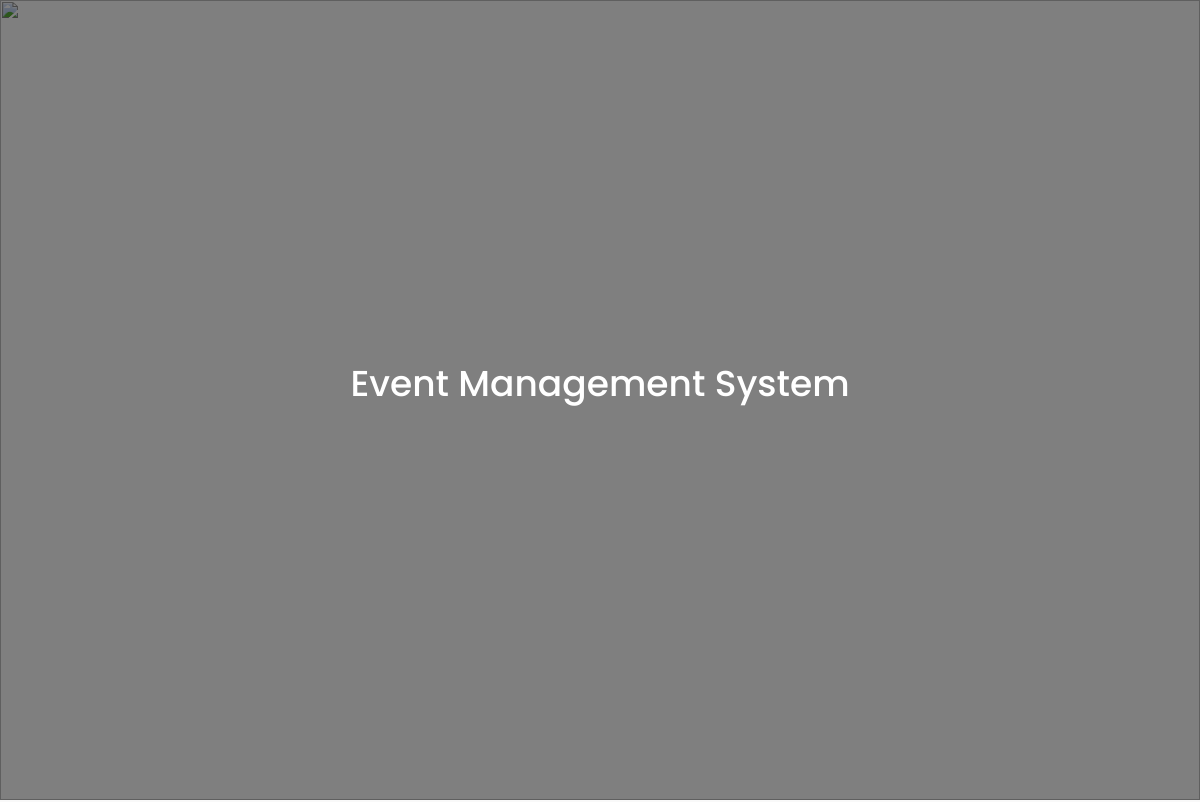
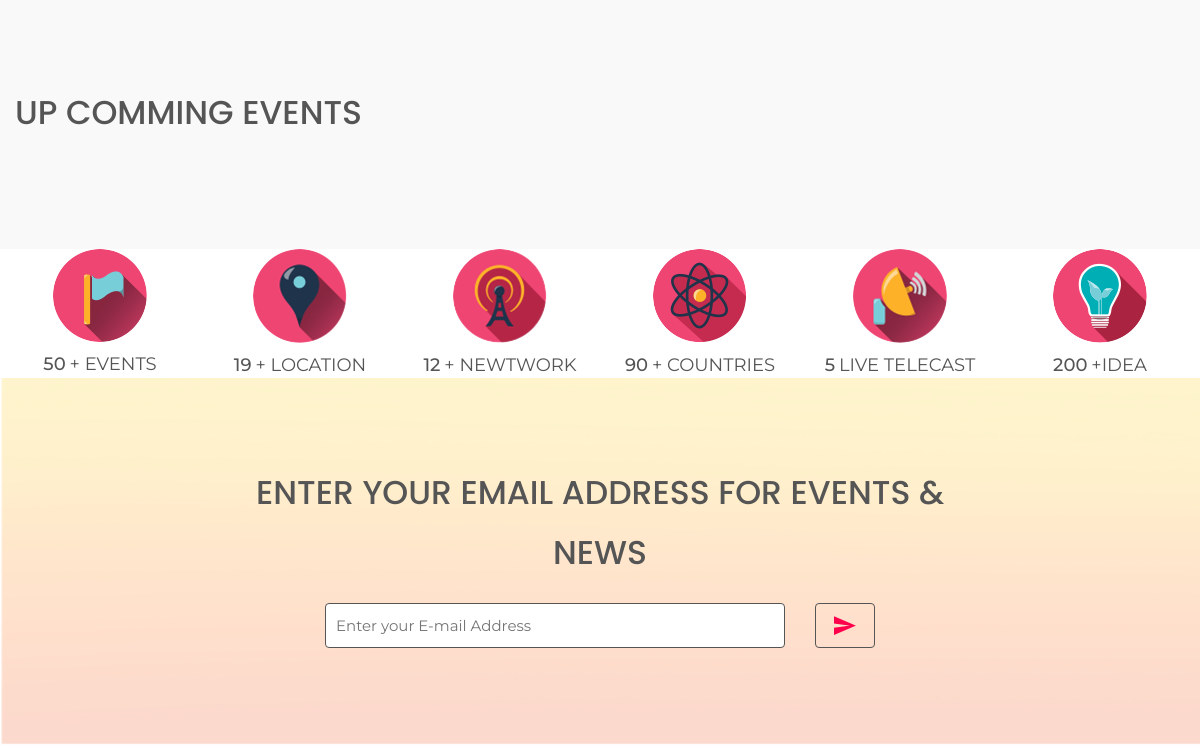
Before: / with the older database file (2 pictures, top to bottom).
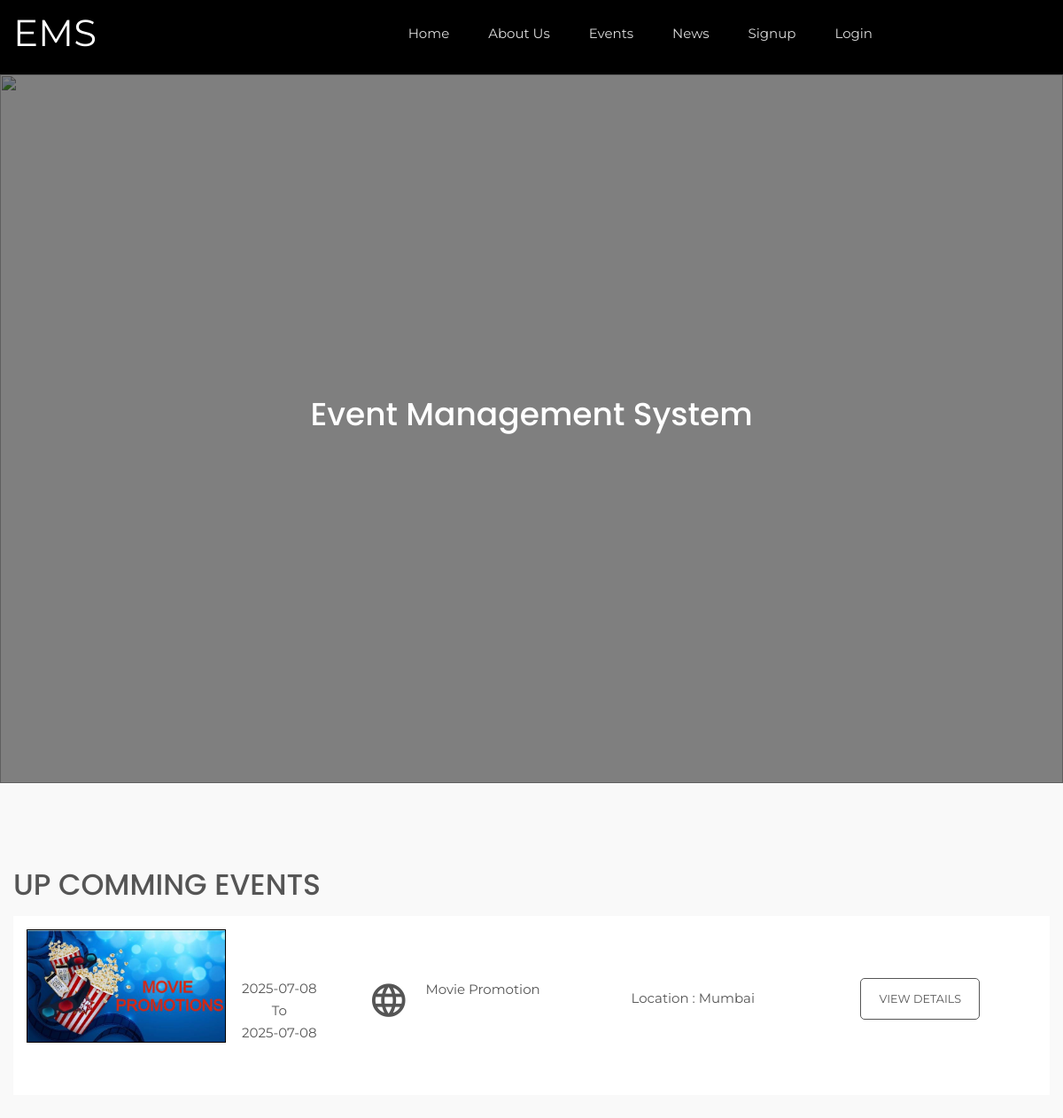
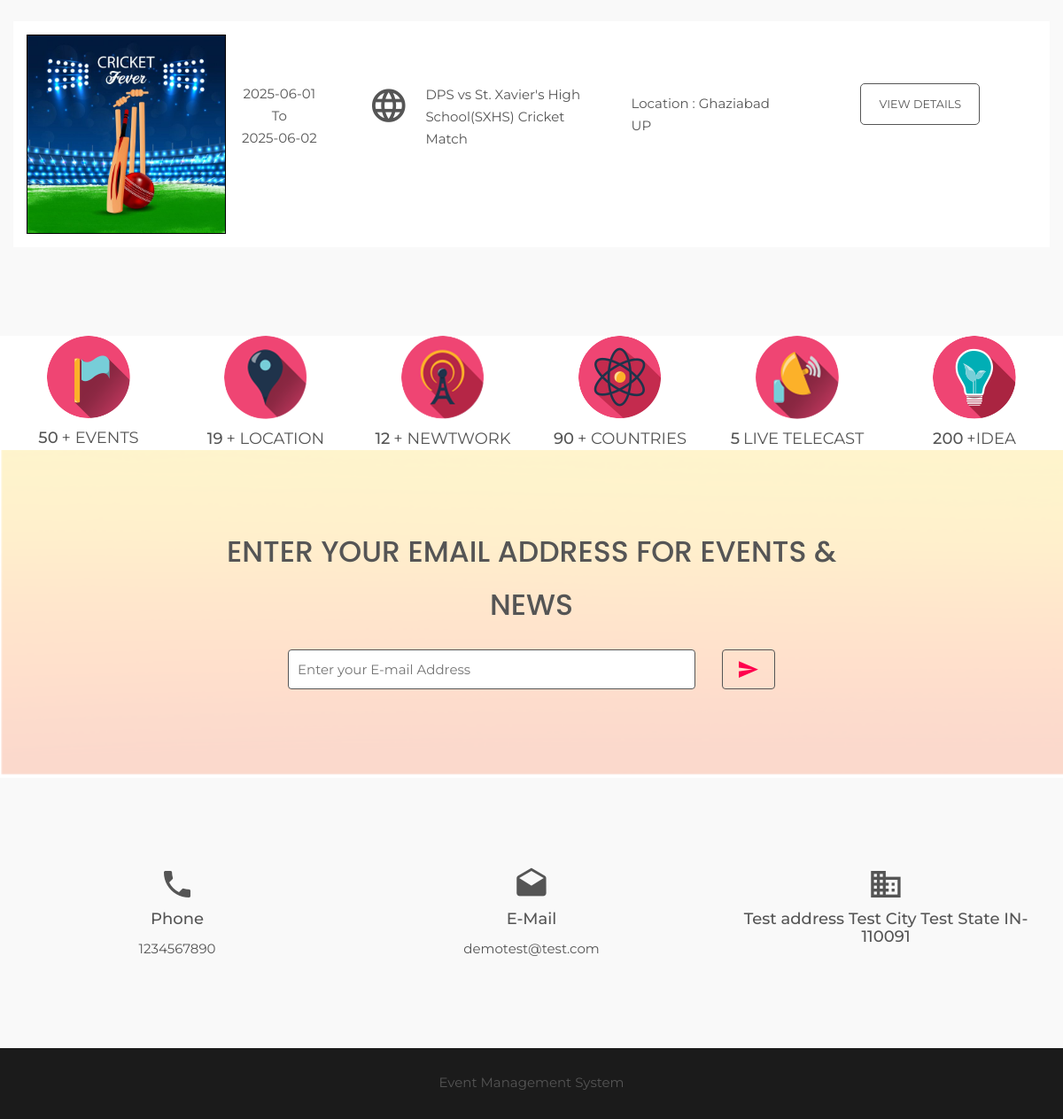
After: the same page with the newer database file (2 pictures, top to bottom).
### tables this page shows
CREATE TABLE `tblgenralsettings` (
  `id` int(11) NOT NULL,
  `SiteName` varchar(200) DEFAULT NULL,
  `PhoneNumber` bigint(12) DEFAULT NULL,
  `EmailId` varchar(255) DEFAULT NULL,
  `address` mediumtext DEFAULT NULL,
  `footercontent` mediumtext DEFAULT NULL,
  `LastUpdationDate` timestamp NULL DEFAULT NULL ON UPDATE current_timestamp()
);

CREATE TABLE `tblevents` (
  `id` int(11) NOT NULL,
  `CategoryId` char(10) DEFAULT NULL,
  `SponserId` char(10) DEFAULT NULL,
  `EventName` varchar(255) DEFAULT NULL,
  `EventDescription` mediumtext DEFAULT NULL,
  `EventStartDate` date DEFAULT NULL,
  `EventEndDate` date DEFAULT NULL,
  `EventLocation` varchar(255) DEFAULT NULL,
  `EventImage` varchar(255) DEFAULT NULL,
  `PostingDate` timestamp NULL DEFAULT current_timestamp(),
  `LastUpdationDate` timestamp NULL DEFAULT NULL ON UPDATE current_timestamp(),
  `IsActive` int(1) DEFAULT NULL
);

### index.php (the view, shortened to what the changed rows need)
<?php
include('includes/config.php');
    ?>
<!doctype html>
<html class="no-js" lang="en">
    <head>
        <link rel="stylesheet" href="css/bootstrap.min.css">
        <link rel="stylesheet" href="css/animate.css">
        <link rel="stylesheet" href="css/meanmenu.min.css">
        <link rel="stylesheet" href="css/owl.carousel.css">
        <link rel="stylesheet" href="css/icofont.css">
        <link rel="stylesheet" href="css/nivo-slider.css">
        <link rel="stylesheet" href="css/animate-text.css">
        <link rel="stylesheet" href="css/material-design-iconic-font.min.css">
        <link rel="stylesheet" href="style.css">
        <link rel="stylesheet" href="css/responsive.css">
        <link href="css/color/skin-default.css" rel="stylesheet">
    </head>
    <body>
         <div class="wrapper home-02">
         <?php include_once('includes/header.php');?>
            </div>
                    <div id="htmlcaption1" class="nivo-html-caption slider-caption-1" >
                        <div class="container">
                            <div class="slide1-text">
                                <div class="middle-text slide-def">
                            <div class="cap-dec wow fadeInDown" data-wow-duration=".9s" data-wow-delay="0.2s" style="margin-top:-100px">
                                        <h1 align="center">Event Management System</h1>
                                    </div>
                                </div>
                            </div>
                        </div>
                    </div>
            <div class="upcomming-events-area off-white ptb100">
                  <div class="container">
                      <div class="row">
                          <div class="col-xs-12">
                           <h1 class="section-title">Up Comming Events</h1>
                        </div>
                          <div class="total-upcomming-event col-md-12 col-sm-12 col-xs-12">
<?php
$isactive=1;
$sql = "SELECT EventName,EventLocation,EventStartDate,EventEndDate,EventImage,id from tblevents where IsActive=:isactive order by id desc limit 5";
$query = $dbh -> prepare($sql);
$query->bindParam(':isactive',$isactive,PDO::PARAM_STR);
$query->execute();
$results=$query->fetchAll(PDO::FETCH_OBJ);
if($query->rowCount() > 0)
{
foreach($results as $row)
{
    ?>
                              <div class="single-upcomming shadow-box">
                                 <div class="col-md-4 hidden-sm col-xs-12">
                                     <div class="sue-pic">
                                        <img src="admin/eventimages/<?php echo htmlentities($row->EventImage);?>" alt="<?php echo htmlentities($row->EventName);?>" style="border:#000 1px solid">
                                     </div>
                                     <div class="sue-date-time text-center" style="padding-left:5%;padding-top:15%;">
                                         <span><?php echo htmlentities($row->EventStartDate);?></span>To
                                         <span><?php echo htmlentities($row->EventEndDate);?></span>
                                     </div>
                                 </div>
                                 <div class="col-md-3 col-sm-5 col-xs-12">
                                    <div class="uc-event-title">
                                        <div class="uc-icon"><i class="zmdi zmdi-globe-alt"></i></div>
                                        <a href="#"><?php echo htmlentities($row->EventName);?></a>
                                    </div>
                                 </div>
                                 <div class="col-md-2 col-sm-3 col-xs-12">
                                     <div class="venu-no">
                                         <p>Location : <?php echo htmlentities($row->EventLocation);?></p>
                                     </div>
                                 </div>
                                 <div class="col-md-3 col-sm-4 col-xs-12">
                                     <div class="upcomming-ticket text-center">
 <a href="event-details.php?evntid=<?php echo htmlentities($row->id);?>" class="btn-def bnt-2 small">View Details</a>
                                     </div>
                                 </div>
                              </div>
 <?php } } ?>
                          </div>
                      </div>
                  </div>
              </div>
            <div class="call-to-action bg-overlay white-overlay pb100 pt85">
                <div class="container">
                    <div class="row">
                        <div class="col-md-12">
                            <div class="cal-to-wrap">
                                <h1 class="section-title">Enter Your Email Address For Events & News</h1>
                            </div>
                        </div>
                    </div>
                </div>
            </div>
           <?php include_once('includes/footer.php');?>
         </div>
    </body>
</html>

### includes/header.php (shortened to what the changed rows need)
<?php
$ret = "Select  SiteName from tblgenralsettings ";
$querys = $dbh -> prepare($ret);
$querys->execute();
$resultss=$querys->fetchAll(PDO::FETCH_OBJ);
if($querys->rowCount() > 0)
{
foreach($resultss as $rows)
{ ?>
   <div id="home" class="header-slider-area">
                <div class="header-area header-2">
                    <div id="sticker" class="logo-menu-area header-area-2">
                        <div class="container hidden-xs">
                            <div class="row">
                                <div class="col-md-2 col-sm-3">
                                    <div class="logo">
                                        <a href="index.php" style="font-size:42px; color:#fff"><?php echo htmlentities($rows->SiteName);?></a>
                                    </div>
                                </div>
                                <div class="col-md-8 col-sm-9">
                                    <div class="main-menu text-right">
                                        <nav>
                                            <ul id="nav">
                                                <li><a class="smooth-scroll" href="index.php">Home</a></li>
                                                <li><a class="smooth-scroll" href="about-us.php">About Us</a></li>
                                                <li><a class="smooth-scroll" href="all-events.php">Events</a></li>
                                                <li><a class="smooth-scroll" href="news.php">News</a></li>
                                                <?php if(strlen($_SESSION['usrid']==0)){?>
                                                <li><a class="smooth-scroll" href="signup.php">Signup</a></li>
                                                 <li><a class="smooth-scroll" href="signin.php">Login</a></li>
                                             <?php } else {?>
<li><a class="smooth-scroll" href="profile.php">My Account</a></li>
                                             <?php } ?>
                                            </ul>
                                        </nav>
                                    </div>
                                </div>
                                </div>
                            </div>
                        </div>
                    </div>
                    <?php }} ?>

### includes/footer.php (shortened to what the changed rows need)
<?php
$ret = "Select  PhoneNumber,address,EmailId,footercontent from tblgenralsettings ";
$querys = $dbh -> prepare($ret);
$querys->execute();
$resultss=$querys->fetchAll(PDO::FETCH_OBJ);
if($querys->rowCount() > 0)
{
foreach($resultss as $rows)
{ ?>
 <div class="information-area off-white ptb100">
                    <div class="container">
                        <div class="row">
                            <div class="col-md-4 col-sm-3 col-xs-12">
                                <div class="single-information text-center">
                                    <div class="info-icon">
                                        <i class="zmdi zmdi-phone"></i>
                                    </div>
                                    <h4>Phone</h4>
                                    <p><?php echo htmlentities($rows->PhoneNumber);?></p>
                                </div>
                            </div>
                            <div class="col-md-4 col-sm-3 col-xs-12">
                                <div class="single-information text-center">
                                    <div class="info-icon">
                                        <i class="zmdi zmdi-email-open"></i>
                                    </div>
                                    <h4>E-Mail</h4>
                                    <p><a href="mailto:company@email.com"><?php echo htmlentities($rows->EmailId);?></a></p>
                                </div>
                            </div>
                            <div class="col-md-4 col-sm-3 col-xs-12">
                                <div class="single-information text-center">
                                    <div class="info-icon">
                                        <i class="zmdi zmdi-city-alt"></i>
                                    </div>
                                    <h4><?php echo htmlentities($rows->address);?></h4>
                                </div>
                            </div>
                        </div>
                    </div>
                </div>
            <div class="footer-area" align="center">
                <div class="container">
                    <div class="row">
                        <div class="col-md-12 col-sm-6 col-xs-12">
                            <div class="social-area">
                             <?php echo htmlentities($rows->footercontent);?>
                            </div>
                        </div>
                    </div>
                </div>
            </div>
            <?php }} ?>

Changed rows visible on the page:
added tblgenralsettings: SiteName "EMS", PhoneNumber "1234567890", EmailId "demotest@test.com", address "Test address Test City Test State IN-110091", footercontent "Event Management System"
added tblevents: EventImage (picture), EventStartDate "2025-07-08", EventEndDate "2025-07-08", EventName "Movie Promotion", EventLocation "Mumbai"
added tblevents: EventImage (picture), EventStartDate "2025-06-01", EventEndDate "2025-06-02", EventName "DPS vs St. Xavier's High School(SXHS) Cricket Match", EventLocation "Ghaziabad UP"
